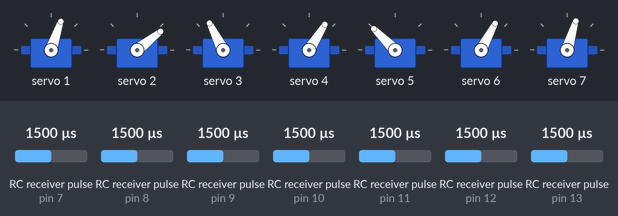
Recording of a sketch running on a simulated Arduino Uno, built with avr-gcc and run on an emulated ATmega328P. On the bench: 7 × servo. Wiring (inferred from the names in the program): 7 × RC receiver channel: data pin 7 / data pin 8 / data pin 9 / data pin 10 / data pin 11 / data pin 12 / data pin 13. The inputs (shaded band) are chosen by the test bench; at power-on: RC receiver pulse (sensors on pin 7, pin 8, pin 9, pin 10, pin 11, pin 12, pin 13) 1500 µs.

Above: at 1.2 s.
1.3 s: RC receiver pulse (sensor on pin 7) set to 1581 µs
2.8 s: RC receiver pulse (sensor on pin 7) set to 1607 µs
At 4.4 s:
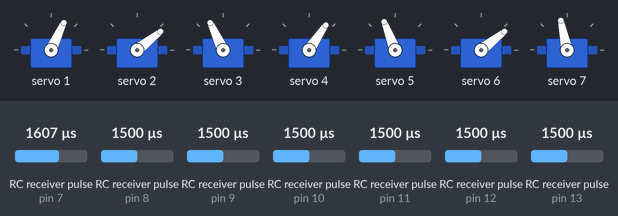
Timing chart, 0 to 5.9 s (numbered marks = the images above; inputs shaded):
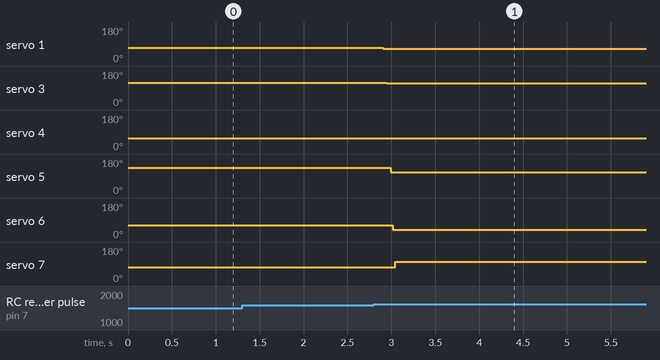

The sketch:

CabecaFalantev2.ino
```cpp
#include <Wire.h>
#include <Adafruit_PWMServoDriver.h>

Adafruit_PWMServoDriver pwm = Adafruit_PWMServoDriver();

int RC_RECEIVER_PIN1 = 8;
int RC_RECEIVER_PIN2 = 9;
int RC_RECEIVER_PIN3 = 10;
int RC_RECEIVER_PIN4 = 11;
int RC_RECEIVER_PIN5 = 12;
int RC_RECEIVER_PIN6 = 13;
int RC_RECEIVER_PIN8 = 7;

#define MIN_PULSE_WIDTH       650
#define MAX_PULSE_WIDTH       2350
#define DEFAULT_PULSE_WIDTH   1500
#define FREQUENCY             50

void setup() {
  pwm.begin();
  pwm.setPWMFreq(FREQUENCY);
  setupReceiver();
}

void setupReceiver() {
  pinMode(RC_RECEIVER_PIN1, INPUT);
  pinMode(RC_RECEIVER_PIN2, INPUT);
  pinMode(RC_RECEIVER_PIN3, INPUT);
  pinMode(RC_RECEIVER_PIN4, INPUT);
  pinMode(RC_RECEIVER_PIN5, INPUT);
  pinMode(RC_RECEIVER_PIN6, INPUT);
  pinMode(RC_RECEIVER_PIN8, INPUT);
  Serial.begin(9600);
}

void loop() {
  bool isEnabled = readIsEnableSwitch();
  loopMotor1(isEnabled);
  loopMotor2(isEnabled);
  loopMotor3(isEnabled);
  loopMotor4(isEnabled);
  loopMotor5(isEnabled);
  loopMotor6(isEnabled);
  loopMotor7(isEnabled);
  delay(10);
}

bool readIsEnableSwitch() {
  int analogValue = pulseIn(RC_RECEIVER_PIN8, HIGH, 50000);
  if (analogValue > 1600) {
    return false;
  } else {
    return true;
  }
}

void loopMotor1(bool isEnabled) {
  int defaultAngle = 60;
  int receiverValue = readReceiverValue(RC_RECEIVER_PIN1);
  int angleValue = isEnabled == false ? defaultAngle : convertReceiverValueToAngle(receiverValue, 40, 90, defaultAngle);
  setServoAngle(1, angleValue);
}

void loopMotor2(bool isEnabled) {
  int defaultAngle = 30;
  int receiverValue = readReceiverValue(RC_RECEIVER_PIN2);
  int angleValue = isEnabled == false ? defaultAngle : convertReceiverValueToAngle(receiverValue, 35, 25, defaultAngle);
  setServoAngle(2, angleValue);
}

void loopMotor3(bool isEnabled) {
  int defaultAngle = 115;
  int receiverValue = readReceiverValue(RC_RECEIVER_PIN3);
  int angleValue = isEnabled == false ? defaultAngle : convertReceiverValueToAngle(receiverValue, 95, 135, defaultAngle);
  setServoAngle(3, angleValue);
}

void loopMotor4(bool isEnabled) {
  int defaultAngle = 50;
  int receiverValue = readReceiverValue(RC_RECEIVER_PIN4);
  int angleValue = isEnabled == false ? defaultAngle : convertReceiverValueToAngle(receiverValue, 30, 70, defaultAngle);
  setServoAngle(4, angleValue);
}

void loopMotor5(bool isEnabled) {
  int defaultAngle = 110;
  int receiverValue = readReceiverValue(RC_RECEIVER_PIN5);
  int angleValue = isEnabled == false ? defaultAngle : convertReceiverValueToAngle(receiverValue, 110, 160, defaultAngle);
  setServoAngle(5, angleValue);
}

void loopMotor6(bool isEnabled) {
  int defaultAngle = 30;
  int receiverValue = readReceiverValue(RC_RECEIVER_PIN6);
  int angleValue = isEnabled == false ? defaultAngle : convertReceiverValueToAngle(receiverValue, 90, 30, defaultAngle);
  setServoAngle(6, angleValue);
}

void loopMotor7(bool isEnabled) {
  int defaultAngle = 100;
  int receiverValue = readReceiverValue(RC_RECEIVER_PIN6);
  int angleValue = isEnabled == false ? defaultAngle : convertReceiverValueToAngle(receiverValue, 30, 100, defaultAngle);
  setServoAngle(7, angleValue);
}

int readReceiverValue(int receiverPinNumber) {
  // Lê o sinal do controle (de 1020 à 1880) e converte p/ um valor de 0 à 1000.
  // SE FOR INVALIDO (DESLIGADO) RETORNA -1.

  int analogValue = pulseIn(receiverPinNumber, HIGH, 50000);

  if (analogValue == 0) {
    return -1;
  } else {
    return map(analogValue, 1020, 1880, 0, 1000);
  }
}

void setServoAngle(int servoNumber, int angleValue) {
  // Recebe o numero do Servo e o angulo que ele deve ir
  int valorConvertido = convertAngleToPulseWidth(angleValue);
  // recebe valor convertido e aplica no servo
  pwm.setPWM(servoNumber, 0, valorConvertido);
}

int convertReceiverValueToAngle(int receiverValue, int minValue, int maxValue, int defaultValue) {
  int angleValue = defaultValue;
  if (receiverValue != -1) {
    angleValue = map(receiverValue, 0, 1000, minValue, maxValue);
  }
    return angleValue;
}

int convertAngleToPulseWidth(int angle) {
  // Recebe valor de 0 ate 180 e transforma no valor pra uso no pwm
  int pulse_wide = map(angle, 0, 180, MIN_PULSE_WIDTH, MAX_PULSE_WIDTH);
  int analog_value = int(float(pulse_wide) / 1000000 * FREQUENCY * 4096);
  return analog_value;
}
```

Measured:
- the behaviour switches between 1599 and 1600 µs on RC receiver pulse (sensor on pin 7) (found by bisection; images 0 and 1)
- after the input at 1.3 s, every drawn part: stays the same
- after the input at 2.8 s, servo 1: 71° → 65° after 0.10 s; servo 3: 117° → 115° after 0.15 s; servo 4: 58° → 56° after 0.17 s; servo 5: 135° → 111° after 0.19 s; servo 6: 62° → 38° after 0.22 s
